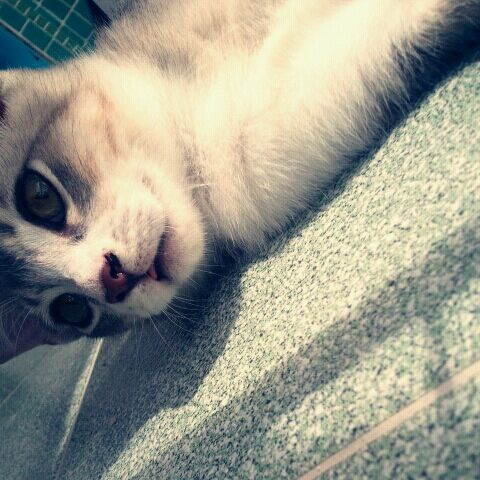
#> input picture day06_cnn/face_dection_03/data/cat.jpg, 480 x 480 px
$ python mosaic.py
#> lines starting #> are read from the running program, lines starting #| are printed output that depends on the picture; after the words box and inside, x2 and y2 are one past the last pixel; in counts of white or black regions, pixels touching at a corner belong together
#> further down, img is the input picture: shape (480, 480, 3); mean B, G, R 140.2, 154, 154
import cv2
import matplotlib.pyplot as plt
def mosaic(img, rect, size):
    # 모자이크 적용할 부분 추출하기
#> called with rect = (50, 50, 200, 200), size = 10
    (x1, y1, x2, y2) = rect
    w = x2 - x1
    h = y2 - y1
    i_rect =img[y1:y2, x1:x2]
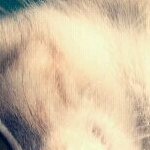
#> i_rect: shape (150, 150, 3); mean B, G, R 164.1, 192.8, 211.3
    # 축소하고 확대하기
    i_small = cv2.resize(i_rect, (size, size))
    i_mos = cv2.resize(i_small, (w, h), interpolation=cv2.INTER_AREA)
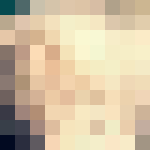
#> i_mos: shape (150, 150, 3); mean of channels 0, 1, 2 163.1, 192.1, 210.1; drawn as B, G, R
    # 모자이크 적용하기
    img2 = img.copy()
    img2[y1: y2, x1:x2] = i_mos
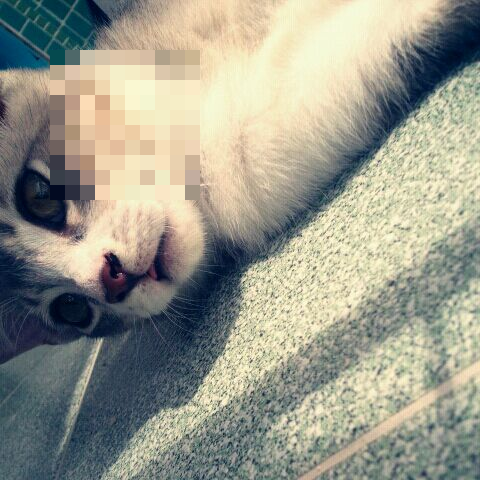
#> img2: shape (480, 480, 3); 9.66% of pixels changed, all inside (x1, y1, x2, y2) = (50, 50, 200, 200)
    return img2
if __name__ == '__main__':
    img = cv2.imread('./data/cat.jpg')
    mos = mosaic(img, (50, 50, 200, 200), 10)
    plt.imshow(cv2.cvtColor(mos, cv2.COLOR_BGR2RGB))
    plt.show()

$ run again, with day06_cnn/face_dection_03/data/family.jpg copied over day06_cnn/face_dection_03/data/cat.jpg
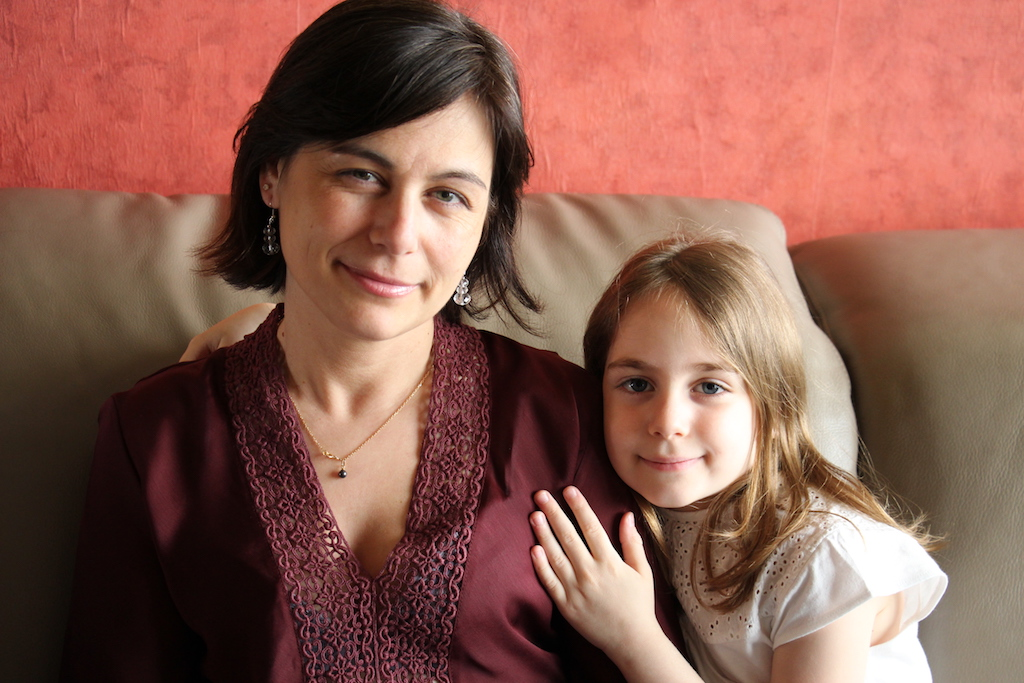
#> input picture day06_cnn/face_dection_03/data/family.jpg, 1024 x 683 px
#> img is the input picture: shape (683, 1024, 3); mean B, G, R 81.1, 93.8, 140
#> in mosaic, `i_rect =img[y1:y2, x1:x2]`:
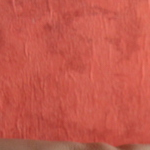
#> i_rect: shape (150, 150, 3); mean B, G, R 76.2, 88.5, 196.8
#> in mosaic, `i_mos = cv2.resize(i_small, (w, h), interpolation=cv2.INTER_AREA)`:
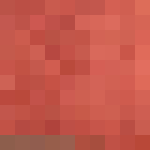
#> i_mos: shape (150, 150, 3); mean of channels 0, 1, 2 76.2, 88.8, 197; drawn as B, G, R
#> img2: shape (683, 1024, 3); 3.18% of pixels changed, all inside (x1, y1, x2, y2) = (50, 50, 200, 200)

$ run again, with day06_cnn/face_dection_03/data/girl.jpg copied over day06_cnn/face_dection_03/data/cat.jpg
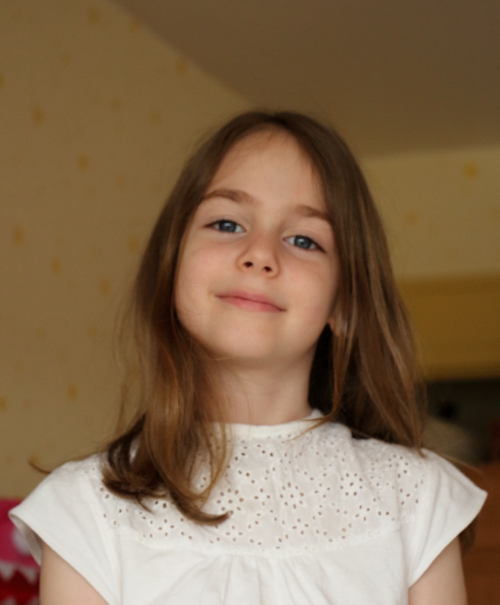
#> input picture day06_cnn/face_dection_03/data/girl.jpg, 1000 x 1209 px (shown at 1/2 size)
#> img is the input picture: shape (1209, 1000, 3); mean B, G, R 79.7, 106.6, 132.2
#> in mosaic, `i_rect =img[y1:y2, x1:x2]`:
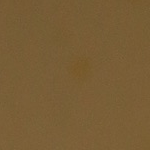
#> i_rect: shape (150, 150, 3); mean B, G, R 54.2, 93.7, 120.8
#> img2: shape (1209, 1000, 3); 1.67% of pixels changed, all inside (x1, y1, x2, y2) = (50, 50, 200, 200)

$ run again, with day06_cnn/face_dection_03/data/yoko.jpg copied over day06_cnn/face_dection_03/data/cat.jpg
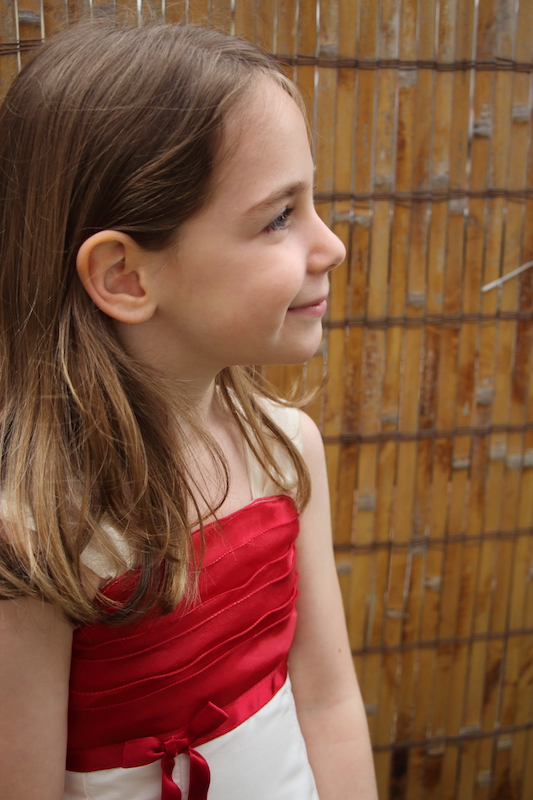
#> input picture day06_cnn/face_dection_03/data/yoko.jpg, 533 x 800 px
#> img is the input picture: shape (800, 533, 3); mean B, G, R 63, 86.2, 129.4
#> in mosaic, `i_mos = cv2.resize(i_small, (w, h), interpolation=cv2.INTER_AREA)`:
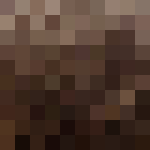
#> i_mos: shape (150, 150, 3); mean of channels 0, 1, 2 46.9, 58.3, 79.6; drawn as B, G, R
#> in mosaic, `img2[y1: y2, x1:x2] = i_mos`:
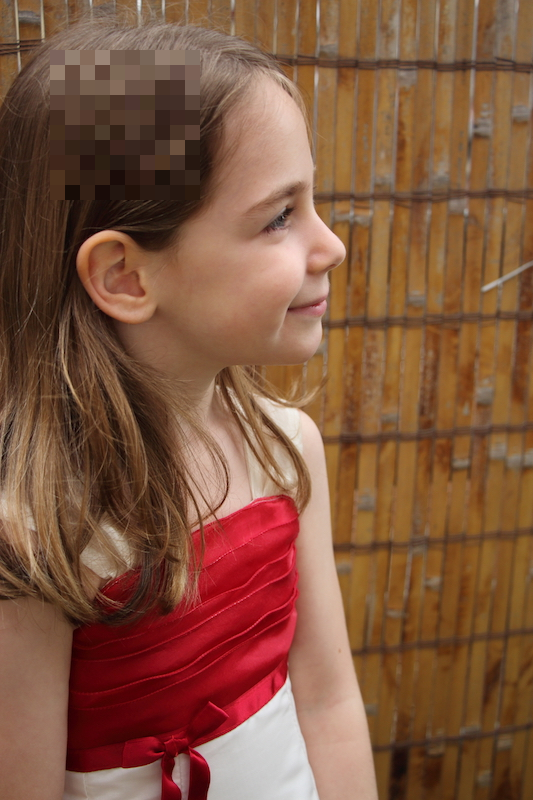
#> img2: shape (800, 533, 3); 5.24% of pixels changed, all inside (x1, y1, x2, y2) = (50, 50, 200, 200)
